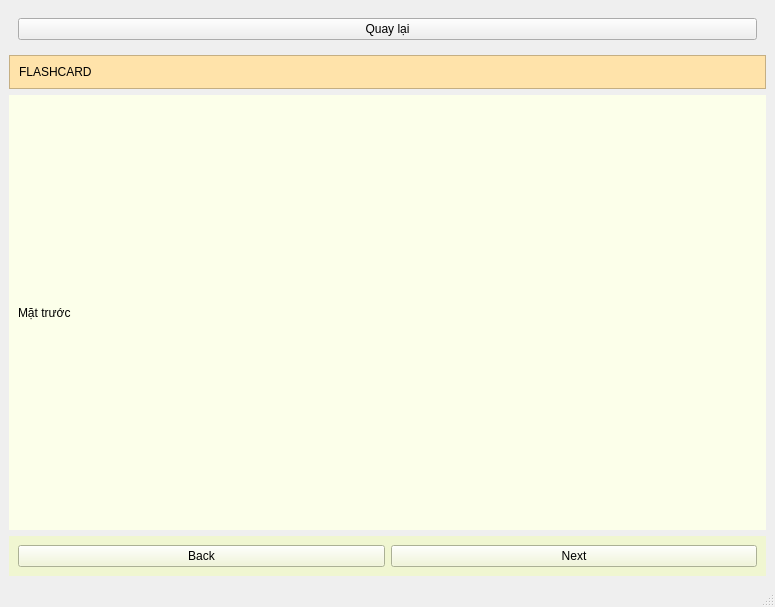
<?xml version="1.0" encoding="UTF-8"?>
<ui version="4.0">
 <class>MainWindow</class>
 <widget class="QMainWindow" name="MainWindow">
  <property name="geometry">
   <rect>
    <x>0</x>
    <y>0</y>
    <width>775</width>
    <height>607</height>
   </rect>
  </property>
  <property name="windowTitle">
   <string>MainWindow</string>
  </property>
  <property name="windowIcon">
   <iconset resource="../../OneDrive/Pictures/resource files.qrc">
    <normaloff>:/icons/chevron-left.svg</normaloff>:/icons/chevron-left.svg</iconset>
  </property>
  <widget class="QWidget" name="centralwidget">
   <layout class="QVBoxLayout" name="verticalLayout">
    <item>
     <widget class="QWidget" name="widget_2" native="true">
      <layout class="QHBoxLayout" name="horizontalLayout_5">
       <item>
        <widget class="QPushButton" name="pushButton_3">
         <property name="text">
          <string>Quay lại</string>
         </property>
         <property name="icon">
          <iconset resource="../../OneDrive/Pictures/resource files.qrc">
           <normaloff>:/icons/chevron-left.svg</normaloff>:/icons/chevron-left.svg</iconset>
         </property>
        </widget>
       </item>
      </layout>
     </widget>
    </item>
    <item>
     <widget class="QFrame" name="frame">
      <property name="styleSheet">
       <string notr="true">background-color: rgb(255, 227, 170)</string>
      </property>
      <property name="frameShape">
       <enum>QFrame::StyledPanel</enum>
      </property>
      <property name="frameShadow">
       <enum>QFrame::Raised</enum>
      </property>
      <layout class="QHBoxLayout" name="horizontalLayout">
       <item>
        <widget class="QLabel" name="label_3">
         <property name="styleSheet">
          <string notr="true">background-color:rgb(255, 227, 170)</string>
         </property>
         <property name="text">
          <string>FLASHCARD</string>
         </property>
        </widget>
       </item>
      </layout>
     </widget>
    </item>
    <item>
     <widget class="QStackedWidget" name="stackedWidget">
      <property name="styleSheet">
       <string notr="true">background-color: rgb(252, 255, 234);</string>
      </property>
      <property name="currentIndex">
       <number>0</number>
      </property>
      <widget class="QWidget" name="page">
       <layout class="QHBoxLayout" name="horizontalLayout_4">
        <item>
         <widget class="QLabel" name="label">
          <property name="text">
           <string>Mặt trước</string>
          </property>
         </widget>
        </item>
       </layout>
      </widget>
      <widget class="QWidget" name="page_2">
       <layout class="QHBoxLayout" name="horizontalLayout_3">
        <item>
         <widget class="QLabel" name="label_2">
          <property name="text">
           <string>Mặt sau</string>
          </property>
         </widget>
        </item>
       </layout>
      </widget>
     </widget>
    </item>
    <item>
     <widget class="QWidget" name="widget" native="true">
      <property name="styleSheet">
       <string notr="true">background-color: rgb(240, 246, 209);</string>
      </property>
      <layout class="QHBoxLayout" name="horizontalLayout_2">
       <item>
        <widget class="QPushButton" name="pushButton">
         <property name="text">
          <string>Back</string>
         </property>
        </widget>
       </item>
       <item>
        <widget class="QPushButton" name="pushButton_2">
         <property name="text">
          <string>Next</string>
         </property>
        </widget>
       </item>
      </layout>
     </widget>
    </item>
   </layout>
  </widget>
  <widget class="QMenuBar" name="menubar">
   <property name="geometry">
    <rect>
     <x>0</x>
     <y>0</y>
     <width>775</width>
     <height>26</height>
    </rect>
   </property>
  </widget>
  <widget class="QStatusBar" name="statusbar"/>
 </widget>
 <resources>
  <include location="../../OneDrive/Pictures/resource files.qrc"/>
 </resources>
 <connections/>
</ui>
